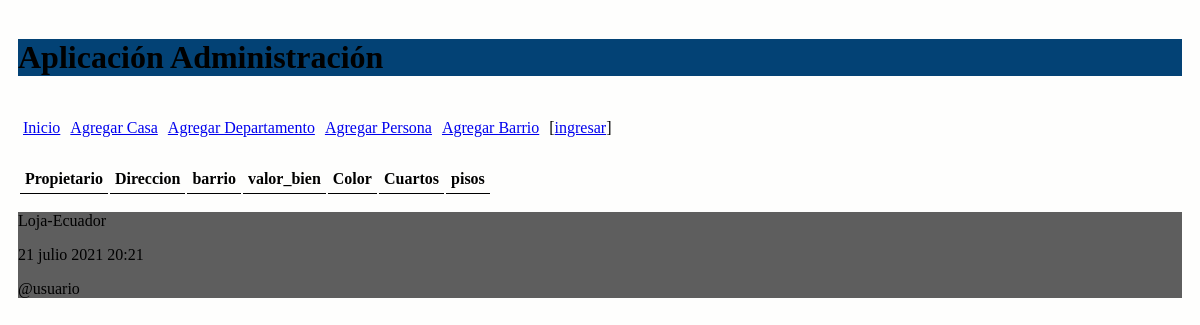
Page /casas/ on the earlier database version.
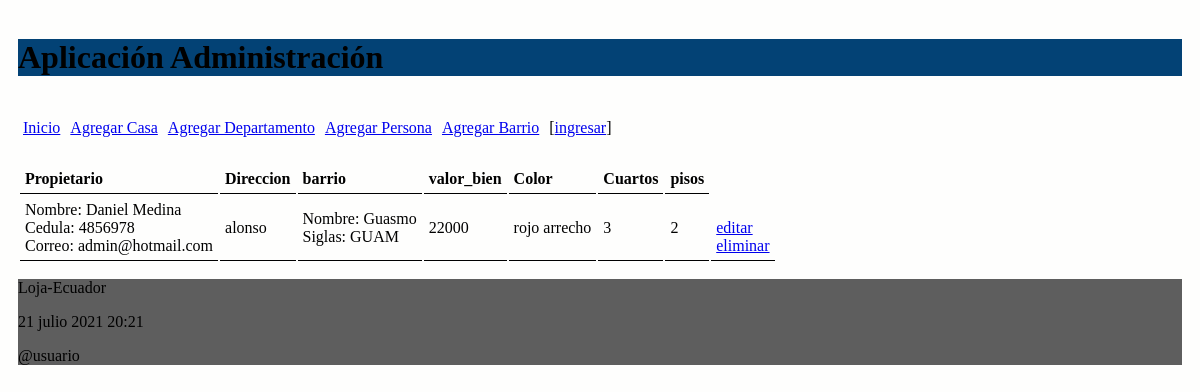
Same page on the later database version.
### administrativo/models.py (models this page shows, shortened)
class Casa(models.Model):
    propietario_nombre = models.ForeignKey(Persona, on_delete=models.CASCADE, related_name="personacasa")
    direccion = models.CharField(max_length=60)
    barrio = models.ForeignKey(Barrio, on_delete=models.CASCADE, related_name="barrioscasa")
    valor_bien = models.IntegerField()
    color_inmueble = models.CharField(max_length=20)
    num_cuarto = models.IntegerField()
    num_pisos = models.IntegerField()

class Persona(models.Model):
    nombres = models.CharField(max_length=60)
    apellidos = models.CharField(max_length=60)
    cedula = models.CharField(max_length=15)
    correo = models.EmailField(max_length=60)

class Barrio(models.Model):
    nombre_barrio = models.CharField(max_length=60)
    siglas = models.CharField(max_length=10)

### administrativo/views.py (the view)
# urls.py: path('casas/', views.casa, name="casa"),
def casa(request):
    casas = Casa.objects.all()
    informacion_template = {'casas': casas, 'casa_info': len(casas)}
    return render(request, 'casas.html', informacion_template)

### administrativo/templates/casas.html (shortened to what this page needs)
{% extends "master.html" %}
{% block content %}
<table id="tabla_datos">
  <thead>
    <tr>
      <th>Propietario</th>
      <th>Direccion</th>
      <th>barrio</th>
      <th>valor_bien </th>
      <th>Color</th>
      <th>Cuartos</th>
      <th>pisos</th>
    </tr>
  </thead>
  {% for e in casas %}
  <tr>
    <td> Nombre: {{e.propietario_nombre.nombres}} {{e.propietario_nombre.apellidos}}
      <br> Cedula: {{e.propietario_nombre.cedula}}
      <br> Correo: {{e.propietario_nombre.correo}}
    </td>
    <td> {{e.direccion}} </td>
    <td> Nombre: {{e.barrio.nombre_barrio}}
      <br> Siglas: {{e.barrio.siglas}}
    </td>
    <td> {{e.valor_bien}}</td>
    <td> {{e.color_inmueble}}</td>
    <td> {{e.num_cuarto}}</td>
    <td> {{e.num_pisos}}</td>
    <td> <a></a> <br>
      <a href="{% url 'editar_casa' e.id %}">editar</a><br>
      <a href="{% url 'eliminar_casa' e.id %}"
      onclick="return confirm('¿Está seguro de la eliminación?')" >
      eliminar</a>
    </td>
  </tr>
  {% endfor %}
</table>
{% endblock %}

### administrativo/templates/master.html (shortened to what this page needs)
<!DOCTYPE html>
<html>
  <head>
    {% load static %}
    <link rel="stylesheet" type="text/css" href="{% static 'css/estilos.css' %}">
    <link rel="stylesheet" type="text/css" href="https://cdn.datatables.net/1.10.25/css/jquery.dataTables.min.css">
  </head>
  <body>
  <header>
    <h1>Aplicación Administración </h1>
    <nav class="top_menu">
      <ul>
        <li><a href="{% url 'index'  %}">Inicio</a></li>
        <li><a href="{% url 'crear_casa'  %}">Agregar Casa</a></li>
        <li><a href="{% url 'crear_departamento'  %}">Agregar Departamento</a></li>
        <li><a href="{% url 'crear_persona'  %}">Agregar Persona</a></li>
        <li><a href="{% url 'crear_barrio'  %}">Agregar Barrio</a></li>
        {% if user.is_authenticated %}
          <li><a href="{% url 'logout_view' %}">salir</a></li>
        {% else %}
          <li>[<a href="{% url 'login' %}">ingresar</a>]</li>
        {% endif %}
      </ul>
    </nav>
  </header>
  <section>
      {% block content %}{% endblock %}
  </section>
  {% include 'footer.html' %}
  </body>
</html>

### administrativo/templates/footer.html
<footer>
      <p>Loja-Ecuador</p>
      <p>{% now "j F Y H:i" %}</p>
      <p>@usuario</p>
</footer>

### administrativo/static/css/estilos.css (style rules this page uses)
body { background: #FEFEFD; padding: 10px; }
header { background: #034275; color: black; text-decoration-color: black; }
section { width: 100%; }
th, td { padding: 5px; border-bottom: 1px solid black; text-align: left; }
.top_menu ul { list-style:none; float:left; padding: 5px; width:95%; text-align: left; }
.top_menu ul li { float:left; margin-right:10px; margin-bottom:5px; text-align: left; }
footer { background: #5E5E5E; color: black; }

Differences in the rows shown:
added Casa: propietario_nombre.nombres "Daniel", propietario_nombre.apellidos "Medina", propietario_nombre.cedula "4856978", propietario_nombre.correo "admin@hotmail.com", direccion "alonso", barrio.nombre_barrio "Guasmo", barrio.siglas "GUAM", valor_bien "22000", color_inmueble "rojo arrecho", num_cuarto "3", num_pisos "2"
